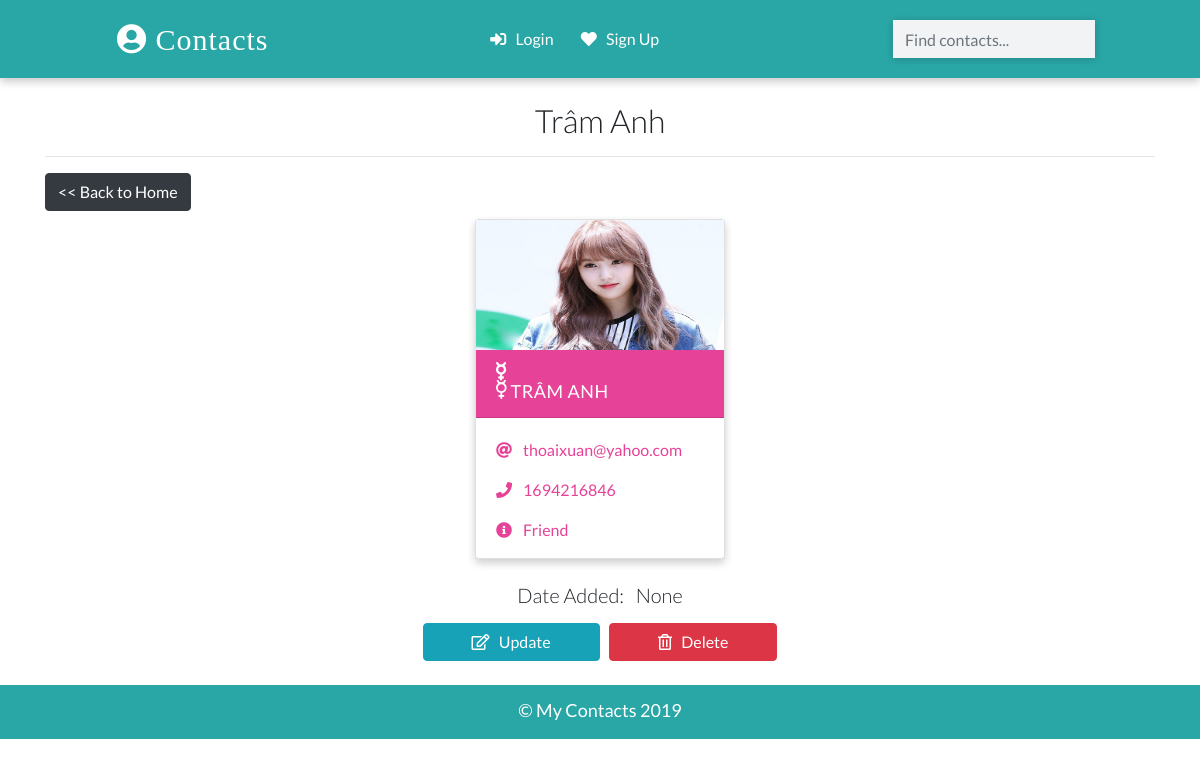
/detail/8/, run on the app's committed database.
### app/models.py (models this page shows, shortened)
class Contact(models.Model):
    name = models.CharField(max_length=20)
    email = models.EmailField(max_length=120)
    phone = models.IntegerField()
    info = models.CharField(max_length=30)
    gender = models.CharField(max_length=50, choices=(
        ('male','Male'),
        ('female','Female')
    ))
    image = models.ImageField(upload_to='images/',blank=True)
    date_added = models.DateTimeField(default=datetime.now)
    class Meta:
        ordering =['-id']

### app/views.py (the view)
# urls.py: path('detail/<int:pk>/',views.ContactDetailView.as_view(),name="detail"),
class ContactDetailView(DetailView):
    template_name = 'detail.html'
    model = Contact
    context_object_name ='contact'

### templates/detail.html (shortened to what this page needs)
{% extends 'base.html' %}
{% load static %}
{% block content %}
    <div class="container">
      <h2 class="heading font-weight-light text-center">{{contact.name}}</h2>
      <hr />
      <a href="../../" class="btn btn-dark" role="button"><< Back to Home</a>
    </div>
    <div class="container main-part">
      {% include 'partials/_card.html' %}
    </div>
    <div class="container mt-3">
    <h5 class="text-center my-3 font-weight-light">Date Added: &nbsp; {{contact.date_added}}</h5>
    <p class="text-center text-light">
      <a class="btn btn-info px-5"
      href="{% url 'update' contact.id %}">
      <i class="far fa-edit"></i> &nbsp; Update
      </a>&nbsp;&nbsp;
      <a class="btn btn-danger px-5"
      href="{% url 'delete' contact.id %}"
      >
      <i class="far fa-trash-alt"></i> &nbsp; Delete</a>
      </p>
    </div>
    {% endblock content %}

### templates/partials/_card.html (shortened to what this page needs)
{% load static %}
{% if contact.gender == 'male' %}
  <div class="card my-2 mx-2 boy-card {% if 'detail' in request.path%}mx-auto w-25{%endif%}">
    <img src="{% if contact.image %}
    {{contact.image.url}}
    {% else %}
    {% static './images/boy.png' %}
    {% endif %}" class="img-fluid" />
    <div class="card-header">
      <a href="{% url 'detail' contact.id %}" class="text-white header-link"
        ><i class="fas fa-mars mr-2"><svg aria-hidden="true" focusable="false" data-prefix="fas" data-icon="mars" role="img" xmlns="http://www.w3.org/2000/svg" viewBox="0 0 384 512" class="svg-inline--fa fa-mars fa-w-12 fa-spin fa-lg"><path fill="currentColor" d="M372 64h-79c-10.7 0-16 12.9-8.5 20.5l16.9 16.9-80.7 80.7c-22.2-14-48.5-22.1-76.7-22.1C64.5 160 0 224.5 0 304s64.5 144 144 144 144-64.5 144-144c0-28.2-8.1-54.5-22.1-76.7l80.7-80.7 16.9 16.9c7.6 7.6 20.5 2.2 20.5-8.5V76c0-6.6-5.4-12-12-12zM144 384c-44.1 0-80-35.9-80-80s35.9-80 80-80 80 35.9 80 80-35.9 80-80 80z" class=""></path></svg></i> {{contact.name}}</a
      >
    </div>
    <div class="card-body pb-0">
      <p>
        <i class="fas fa-at mr-2"></i>
        <a href="mailto:{{contact.name}}">{{contact.email}}</a>
      </p>
      <p>
        <i class="fas fa-phone mr-2"></i>
        <a href="tel:{{contact.phone}}">{{contact.phone}}</a>
      </p>
      <p><i class="fas fa-info-circle mr-2"></i> {{contact.info}}</p>
    </div>
  </div>
{% else %}
<div class="card my-2 mx-2 girl-card">
    <img src="{% if contact.image %}
    {{contact.image.url}}
    {% else %}
    {% static './images/girl.png' %}
    {% endif %}" class="img-fluid" />
    <div class="card-header">
      <a href="{% url 'detail' contact.id %}" class="text-white header-link"
        ><i class="fas fa-mercury"></i> {{contact.name}}</a
      >
    </div>
    <div class="card-body pb-0">
      <p>
        <i class="fas fa-at mr-2"></i>
        <a href="mailto:{{contact.name}}">{{contact.email}}</a>
      </p>
      <p>
        <i class="fas fa-phone mr-2"></i>
        <a href="tel:{{contact.phone}}">{{contact.phone}}</a>
      </p>
      <p><i class="fas fa-info-circle mr-2"></i> {{contact.info}}</p>
    </div>
  </div>
{% endif %}

### static/css/main.css (style rules this page uses)
:root { --back: #29a7a6; --girl: #e64298; --boy: #2874dd; }
body { font-family: Lato, sans-serif; }
.card { box-shadow: 0 4px 8px 0 rgba(0, 0, 0, 0.2); transition: 0.3s; min-width: 250px; box-sizing: border-box; }
img { height: 130px !important; }
.card-header { font-size: 18px; letter-spacing: 0.5px; text-transform: uppercase; }
.girl-card .card-header { background-color: var(--girl); }
.girl-card .card-body, .girl-card .card-body p a { color: var(--girl); }
.card-body p { cursor: pointer; }
.main-part { display: flex; flex-wrap: wrap; justify-content: space-evenly; }

### data on the page
Contact: name "Trâm Anh", image (picture), name "TRÂM ANH", email "thoaixuan@yahoo.com", phone "1694216846", info "Friend", date_added "None"
